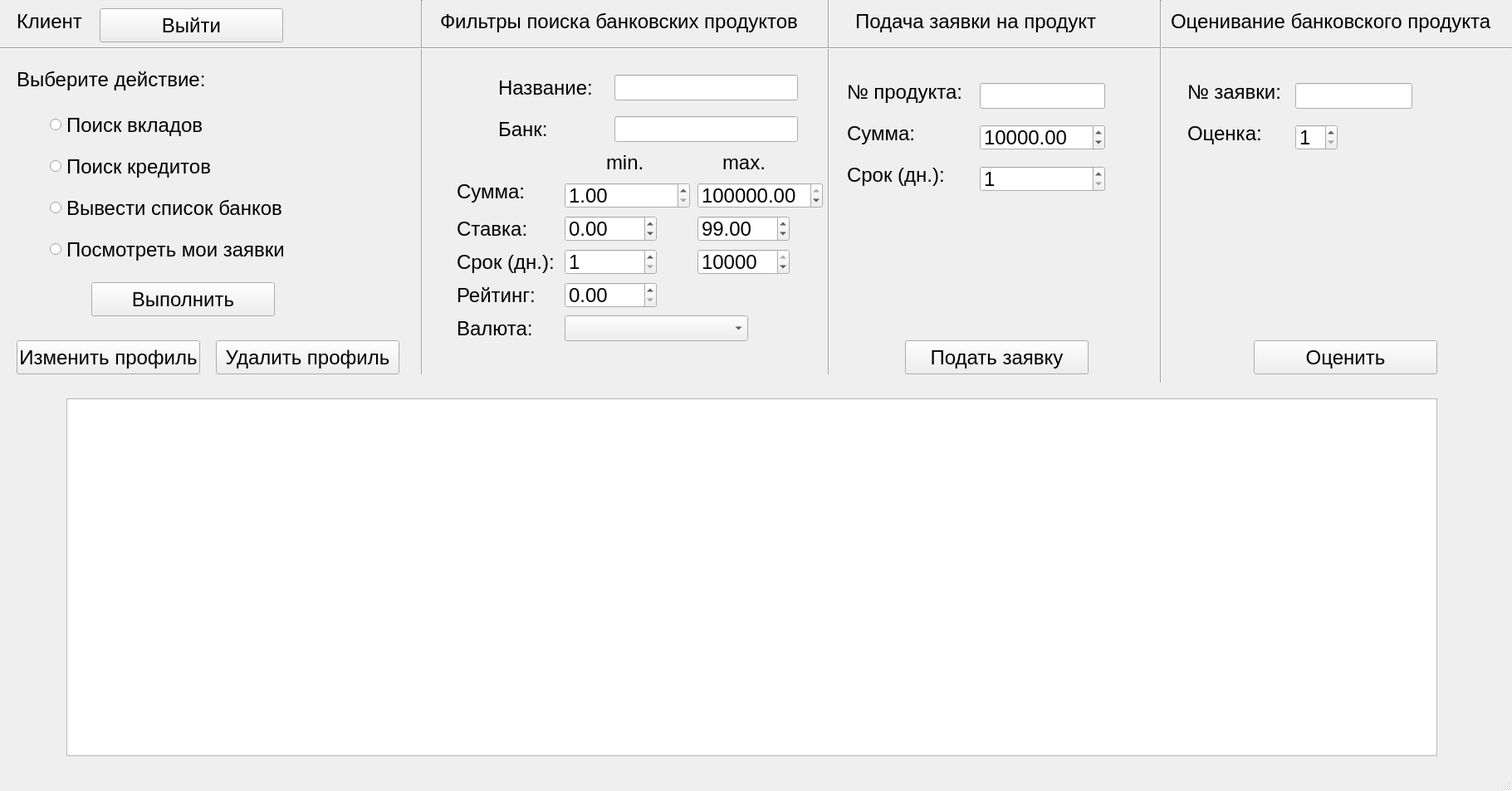
<?xml version="1.0" encoding="UTF-8"?>
<ui version="4.0">
 <class>ClientWindow</class>
 <widget class="QMainWindow" name="ClientWindow">
  <property name="geometry">
   <rect>
    <x>0</x>
    <y>0</y>
    <width>1821</width>
    <height>953</height>
   </rect>
  </property>
  <property name="font">
   <font>
    <pointsize>18</pointsize>
   </font>
  </property>
  <property name="windowTitle">
   <string>BankProducts Application</string>
  </property>
  <widget class="QWidget" name="centralwidget">
   <widget class="QRadioButton" name="r1">
    <property name="geometry">
     <rect>
      <x>60</x>
      <y>130</y>
      <width>281</width>
      <height>41</height>
     </rect>
    </property>
    <property name="font">
     <font>
      <pointsize>18</pointsize>
     </font>
    </property>
    <property name="text">
     <string>Поиск вкладов</string>
    </property>
   </widget>
   <widget class="QRadioButton" name="r3">
    <property name="geometry">
     <rect>
      <x>60</x>
      <y>230</y>
      <width>431</width>
      <height>41</height>
     </rect>
    </property>
    <property name="font">
     <font>
      <pointsize>18</pointsize>
     </font>
    </property>
    <property name="text">
     <string>Вывести список банков</string>
    </property>
   </widget>
   <widget class="QLabel" name="label_2">
    <property name="geometry">
     <rect>
      <x>20</x>
      <y>80</y>
      <width>251</width>
      <height>31</height>
     </rect>
    </property>
    <property name="font">
     <font>
      <pointsize>18</pointsize>
     </font>
    </property>
    <property name="text">
     <string>Выберите действие:</string>
    </property>
   </widget>
   <widget class="QPushButton" name="search">
    <property name="geometry">
     <rect>
      <x>110</x>
      <y>340</y>
      <width>221</width>
      <height>41</height>
     </rect>
    </property>
    <property name="font">
     <font>
      <pointsize>18</pointsize>
     </font>
    </property>
    <property name="text">
     <string>Выполнить</string>
    </property>
   </widget>
   <widget class="QLabel" name="label">
    <property name="geometry">
     <rect>
      <x>20</x>
      <y>0</y>
      <width>91</width>
      <height>51</height>
     </rect>
    </property>
    <property name="font">
     <font>
      <pointsize>18</pointsize>
     </font>
    </property>
    <property name="text">
     <string>Клиент</string>
    </property>
   </widget>
   <widget class="QRadioButton" name="r2">
    <property name="geometry">
     <rect>
      <x>60</x>
      <y>180</y>
      <width>351</width>
      <height>41</height>
     </rect>
    </property>
    <property name="font">
     <font>
      <pointsize>18</pointsize>
     </font>
    </property>
    <property name="text">
     <string>Поиск кредитов</string>
    </property>
   </widget>
   <widget class="Line" name="line">
    <property name="geometry">
     <rect>
      <x>500</x>
      <y>0</y>
      <width>16</width>
      <height>451</height>
     </rect>
    </property>
    <property name="font">
     <font>
      <pointsize>18</pointsize>
     </font>
    </property>
    <property name="orientation">
     <enum>Qt::Vertical</enum>
    </property>
   </widget>
   <widget class="QTableWidget" name="tableWidget">
    <property name="geometry">
     <rect>
      <x>80</x>
      <y>480</y>
      <width>1651</width>
      <height>431</height>
     </rect>
    </property>
    <property name="font">
     <font>
      <pointsize>18</pointsize>
     </font>
    </property>
   </widget>
   <widget class="QLabel" name="label_10">
    <property name="geometry">
     <rect>
      <x>1030</x>
      <y>10</y>
      <width>361</width>
      <height>31</height>
     </rect>
    </property>
    <property name="font">
     <font>
      <pointsize>18</pointsize>
     </font>
    </property>
    <property name="text">
     <string>Подача заявки на продукт</string>
    </property>
   </widget>
   <widget class="QLabel" name="label_3">
    <property name="geometry">
     <rect>
      <x>530</x>
      <y>-10</y>
      <width>451</width>
      <height>71</height>
     </rect>
    </property>
    <property name="font">
     <font>
      <pointsize>18</pointsize>
     </font>
    </property>
    <property name="text">
     <string>Фильтры поиска банковских продуктов</string>
    </property>
   </widget>
   <widget class="Line" name="line_3">
    <property name="geometry">
     <rect>
      <x>990</x>
      <y>-10</y>
      <width>16</width>
      <height>461</height>
     </rect>
    </property>
    <property name="font">
     <font>
      <pointsize>18</pointsize>
     </font>
    </property>
    <property name="orientation">
     <enum>Qt::Vertical</enum>
    </property>
   </widget>
   <widget class="Line" name="line_2">
    <property name="geometry">
     <rect>
      <x>0</x>
      <y>50</y>
      <width>1821</width>
      <height>16</height>
     </rect>
    </property>
    <property name="font">
     <font>
      <pointsize>18</pointsize>
     </font>
    </property>
    <property name="orientation">
     <enum>Qt::Horizontal</enum>
    </property>
   </widget>
   <widget class="QPushButton" name="exit">
    <property name="geometry">
     <rect>
      <x>120</x>
      <y>10</y>
      <width>221</width>
      <height>41</height>
     </rect>
    </property>
    <property name="font">
     <font>
      <pointsize>18</pointsize>
     </font>
    </property>
    <property name="text">
     <string>Выйти</string>
    </property>
   </widget>
   <widget class="QLineEdit" name="nameEdit">
    <property name="geometry">
     <rect>
      <x>740</x>
      <y>90</y>
      <width>221</width>
      <height>31</height>
     </rect>
    </property>
   </widget>
   <widget class="QLineEdit" name="bankEdit">
    <property name="geometry">
     <rect>
      <x>740</x>
      <y>140</y>
      <width>221</width>
      <height>31</height>
     </rect>
    </property>
   </widget>
   <widget class="QLabel" name="label_4">
    <property name="geometry">
     <rect>
      <x>730</x>
      <y>170</y>
      <width>61</width>
      <height>51</height>
     </rect>
    </property>
    <property name="font">
     <font>
      <pointsize>18</pointsize>
     </font>
    </property>
    <property name="text">
     <string>min.</string>
    </property>
   </widget>
   <widget class="QLabel" name="label_5">
    <property name="geometry">
     <rect>
      <x>870</x>
      <y>170</y>
      <width>61</width>
      <height>51</height>
     </rect>
    </property>
    <property name="font">
     <font>
      <pointsize>18</pointsize>
     </font>
    </property>
    <property name="text">
     <string>max.</string>
    </property>
   </widget>
   <widget class="QLabel" name="label_6">
    <property name="geometry">
     <rect>
      <x>550</x>
      <y>210</y>
      <width>101</width>
      <height>41</height>
     </rect>
    </property>
    <property name="font">
     <font>
      <pointsize>18</pointsize>
     </font>
    </property>
    <property name="text">
     <string>Сумма:</string>
    </property>
   </widget>
   <widget class="QLabel" name="label_7">
    <property name="geometry">
     <rect>
      <x>550</x>
      <y>260</y>
      <width>101</width>
      <height>31</height>
     </rect>
    </property>
    <property name="font">
     <font>
      <pointsize>18</pointsize>
     </font>
    </property>
    <property name="text">
     <string>Ставка:</string>
    </property>
   </widget>
   <widget class="QLabel" name="label_8">
    <property name="geometry">
     <rect>
      <x>550</x>
      <y>300</y>
      <width>121</width>
      <height>31</height>
     </rect>
    </property>
    <property name="font">
     <font>
      <pointsize>18</pointsize>
     </font>
    </property>
    <property name="text">
     <string>Срок (дн.):</string>
    </property>
   </widget>
   <widget class="QLabel" name="label_9">
    <property name="geometry">
     <rect>
      <x>550</x>
      <y>340</y>
      <width>101</width>
      <height>31</height>
     </rect>
    </property>
    <property name="font">
     <font>
      <pointsize>18</pointsize>
     </font>
    </property>
    <property name="text">
     <string>Рейтинг:</string>
    </property>
   </widget>
   <widget class="QLabel" name="label_11">
    <property name="geometry">
     <rect>
      <x>600</x>
      <y>90</y>
      <width>131</width>
      <height>31</height>
     </rect>
    </property>
    <property name="font">
     <font>
      <pointsize>18</pointsize>
     </font>
    </property>
    <property name="text">
     <string>Название:</string>
    </property>
   </widget>
   <widget class="QLabel" name="label_12">
    <property name="geometry">
     <rect>
      <x>600</x>
      <y>140</y>
      <width>101</width>
      <height>31</height>
     </rect>
    </property>
    <property name="font">
     <font>
      <pointsize>18</pointsize>
     </font>
    </property>
    <property name="text">
     <string>Банк:</string>
    </property>
   </widget>
   <widget class="QDoubleSpinBox" name="min_sum">
    <property name="geometry">
     <rect>
      <x>680</x>
      <y>220</y>
      <width>151</width>
      <height>31</height>
     </rect>
    </property>
    <property name="minimum">
     <double>1.000000000000000</double>
    </property>
    <property name="maximum">
     <double>100000000.000000000000000</double>
    </property>
    <property name="singleStep">
     <double>10000.000000000000000</double>
    </property>
    <property name="value">
     <double>1.000000000000000</double>
    </property>
   </widget>
   <widget class="QDoubleSpinBox" name="max_sum">
    <property name="geometry">
     <rect>
      <x>840</x>
      <y>220</y>
      <width>151</width>
      <height>31</height>
     </rect>
    </property>
    <property name="minimum">
     <double>1.000000000000000</double>
    </property>
    <property name="maximum">
     <double>100000000.000000000000000</double>
    </property>
    <property name="singleStep">
     <double>10000.000000000000000</double>
    </property>
    <property name="value">
     <double>100000000.000000000000000</double>
    </property>
   </widget>
   <widget class="QDoubleSpinBox" name="min_rate">
    <property name="geometry">
     <rect>
      <x>680</x>
      <y>260</y>
      <width>111</width>
      <height>31</height>
     </rect>
    </property>
    <property name="minimum">
     <double>-99.989999999999995</double>
    </property>
   </widget>
   <widget class="QDoubleSpinBox" name="max_rate">
    <property name="geometry">
     <rect>
      <x>840</x>
      <y>260</y>
      <width>111</width>
      <height>31</height>
     </rect>
    </property>
    <property name="minimum">
     <double>-99.989999999999995</double>
    </property>
    <property name="value">
     <double>99.000000000000000</double>
    </property>
   </widget>
   <widget class="QSpinBox" name="min_time">
    <property name="geometry">
     <rect>
      <x>680</x>
      <y>300</y>
      <width>111</width>
      <height>31</height>
     </rect>
    </property>
    <property name="minimum">
     <number>1</number>
    </property>
    <property name="maximum">
     <number>10000</number>
    </property>
    <property name="singleStep">
     <number>10</number>
    </property>
   </widget>
   <widget class="QSpinBox" name="max_time">
    <property name="geometry">
     <rect>
      <x>840</x>
      <y>300</y>
      <width>111</width>
      <height>31</height>
     </rect>
    </property>
    <property name="minimum">
     <number>1</number>
    </property>
    <property name="maximum">
     <number>10000</number>
    </property>
    <property name="singleStep">
     <number>10</number>
    </property>
    <property name="value">
     <number>10000</number>
    </property>
   </widget>
   <widget class="QDoubleSpinBox" name="min_rating">
    <property name="geometry">
     <rect>
      <x>680</x>
      <y>340</y>
      <width>111</width>
      <height>31</height>
     </rect>
    </property>
    <property name="maximum">
     <double>5.000000000000000</double>
    </property>
    <property name="singleStep">
     <double>1.000000000000000</double>
    </property>
   </widget>
   <widget class="Line" name="line_4">
    <property name="geometry">
     <rect>
      <x>1390</x>
      <y>0</y>
      <width>16</width>
      <height>461</height>
     </rect>
    </property>
    <property name="font">
     <font>
      <pointsize>18</pointsize>
     </font>
    </property>
    <property name="orientation">
     <enum>Qt::Vertical</enum>
    </property>
   </widget>
   <widget class="QLabel" name="label_13">
    <property name="geometry">
     <rect>
      <x>1410</x>
      <y>10</y>
      <width>421</width>
      <height>31</height>
     </rect>
    </property>
    <property name="font">
     <font>
      <pointsize>18</pointsize>
     </font>
    </property>
    <property name="text">
     <string>Оценивание банковского продукта</string>
    </property>
   </widget>
   <widget class="QRadioButton" name="r4">
    <property name="geometry">
     <rect>
      <x>60</x>
      <y>280</y>
      <width>431</width>
      <height>41</height>
     </rect>
    </property>
    <property name="font">
     <font>
      <pointsize>18</pointsize>
     </font>
    </property>
    <property name="text">
     <string>Посмотреть мои заявки</string>
    </property>
   </widget>
   <widget class="QLabel" name="label_14">
    <property name="geometry">
     <rect>
      <x>1020</x>
      <y>90</y>
      <width>151</width>
      <height>41</height>
     </rect>
    </property>
    <property name="font">
     <font>
      <pointsize>18</pointsize>
     </font>
    </property>
    <property name="text">
     <string>№ продукта:</string>
    </property>
   </widget>
   <widget class="QLabel" name="label_15">
    <property name="geometry">
     <rect>
      <x>1020</x>
      <y>140</y>
      <width>101</width>
      <height>41</height>
     </rect>
    </property>
    <property name="font">
     <font>
      <pointsize>18</pointsize>
     </font>
    </property>
    <property name="text">
     <string>Сумма:</string>
    </property>
   </widget>
   <widget class="QLabel" name="label_16">
    <property name="geometry">
     <rect>
      <x>1020</x>
      <y>190</y>
      <width>121</width>
      <height>41</height>
     </rect>
    </property>
    <property name="font">
     <font>
      <pointsize>18</pointsize>
     </font>
    </property>
    <property name="text">
     <string>Срок (дн.):</string>
    </property>
   </widget>
   <widget class="QDoubleSpinBox" name="sum_req">
    <property name="geometry">
     <rect>
      <x>1180</x>
      <y>150</y>
      <width>151</width>
      <height>31</height>
     </rect>
    </property>
    <property name="minimum">
     <double>1.000000000000000</double>
    </property>
    <property name="maximum">
     <double>100000000.000000000000000</double>
    </property>
    <property name="singleStep">
     <double>10000.000000000000000</double>
    </property>
    <property name="value">
     <double>10000.000000000000000</double>
    </property>
   </widget>
   <widget class="QSpinBox" name="time_req">
    <property name="geometry">
     <rect>
      <x>1180</x>
      <y>200</y>
      <width>151</width>
      <height>31</height>
     </rect>
    </property>
    <property name="minimum">
     <number>1</number>
    </property>
    <property name="maximum">
     <number>10000</number>
    </property>
    <property name="singleStep">
     <number>10</number>
    </property>
   </widget>
   <widget class="QLineEdit" name="prod_num">
    <property name="geometry">
     <rect>
      <x>1180</x>
      <y>100</y>
      <width>151</width>
      <height>31</height>
     </rect>
    </property>
    <property name="inputMask">
     <string>0000000</string>
    </property>
   </widget>
   <widget class="QLabel" name="label_17">
    <property name="geometry">
     <rect>
      <x>1430</x>
      <y>90</y>
      <width>151</width>
      <height>41</height>
     </rect>
    </property>
    <property name="font">
     <font>
      <pointsize>18</pointsize>
     </font>
    </property>
    <property name="text">
     <string>№ заявки:</string>
    </property>
   </widget>
   <widget class="QLabel" name="label_18">
    <property name="geometry">
     <rect>
      <x>1430</x>
      <y>140</y>
      <width>151</width>
      <height>41</height>
     </rect>
    </property>
    <property name="font">
     <font>
      <pointsize>18</pointsize>
     </font>
    </property>
    <property name="text">
     <string>Оценка:</string>
    </property>
   </widget>
   <widget class="QSpinBox" name="score_req">
    <property name="geometry">
     <rect>
      <x>1560</x>
      <y>150</y>
      <width>51</width>
      <height>31</height>
     </rect>
    </property>
    <property name="minimum">
     <number>1</number>
    </property>
    <property name="maximum">
     <number>5</number>
    </property>
    <property name="singleStep">
     <number>1</number>
    </property>
   </widget>
   <widget class="QLineEdit" name="num_req">
    <property name="geometry">
     <rect>
      <x>1560</x>
      <y>100</y>
      <width>141</width>
      <height>31</height>
     </rect>
    </property>
    <property name="inputMask">
     <string>0000000</string>
    </property>
   </widget>
   <widget class="QPushButton" name="make_request">
    <property name="geometry">
     <rect>
      <x>1090</x>
      <y>410</y>
      <width>221</width>
      <height>41</height>
     </rect>
    </property>
    <property name="font">
     <font>
      <pointsize>18</pointsize>
     </font>
    </property>
    <property name="text">
     <string>Подать заявку</string>
    </property>
   </widget>
   <widget class="QPushButton" name="score">
    <property name="geometry">
     <rect>
      <x>1510</x>
      <y>410</y>
      <width>221</width>
      <height>41</height>
     </rect>
    </property>
    <property name="font">
     <font>
      <pointsize>18</pointsize>
     </font>
    </property>
    <property name="text">
     <string>Оценить</string>
    </property>
   </widget>
   <widget class="QPushButton" name="update_client">
    <property name="geometry">
     <rect>
      <x>20</x>
      <y>410</y>
      <width>221</width>
      <height>41</height>
     </rect>
    </property>
    <property name="font">
     <font>
      <pointsize>18</pointsize>
     </font>
    </property>
    <property name="text">
     <string>Изменить профиль</string>
    </property>
   </widget>
   <widget class="QPushButton" name="delete_client">
    <property name="geometry">
     <rect>
      <x>260</x>
      <y>410</y>
      <width>221</width>
      <height>41</height>
     </rect>
    </property>
    <property name="font">
     <font>
      <pointsize>18</pointsize>
     </font>
    </property>
    <property name="text">
     <string>Удалить профиль</string>
    </property>
   </widget>
   <widget class="QComboBox" name="cur_type">
    <property name="geometry">
     <rect>
      <x>680</x>
      <y>380</y>
      <width>221</width>
      <height>31</height>
     </rect>
    </property>
   </widget>
   <widget class="QLabel" name="label_19">
    <property name="geometry">
     <rect>
      <x>550</x>
      <y>380</y>
      <width>101</width>
      <height>31</height>
     </rect>
    </property>
    <property name="font">
     <font>
      <pointsize>18</pointsize>
     </font>
    </property>
    <property name="text">
     <string>Валюта:</string>
    </property>
   </widget>
  </widget>
  <widget class="QMenuBar" name="menubar">
   <property name="geometry">
    <rect>
     <x>0</x>
     <y>0</y>
     <width>1821</width>
     <height>33</height>
    </rect>
   </property>
  </widget>
  <widget class="QStatusBar" name="statusbar"/>
 </widget>
 <resources/>
 <connections/>
</ui>
